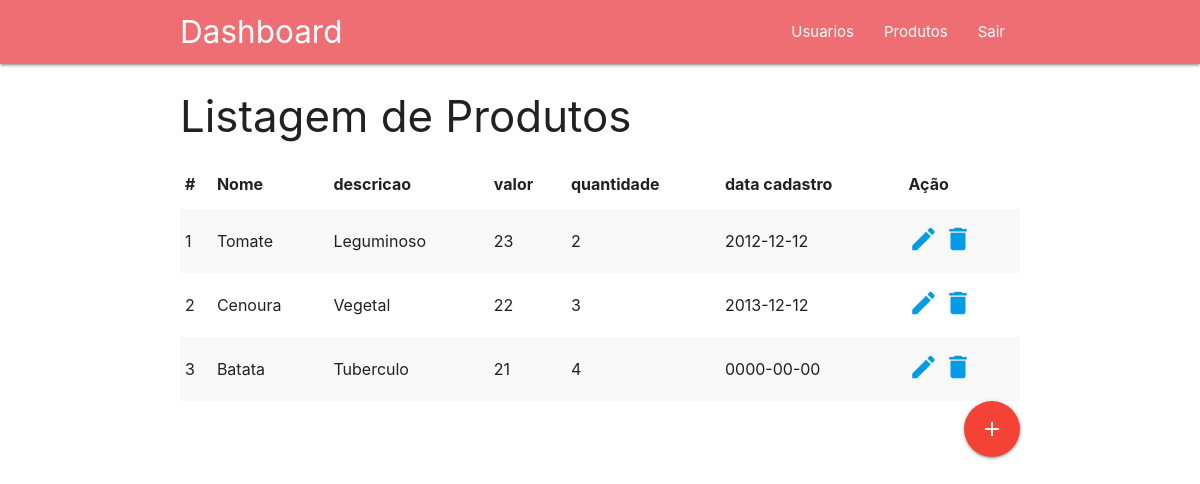
Screenshot of /index.php/produto with the database file from the repository.
### tables this page shows
CREATE TABLE IF NOT EXISTS produto (
  idProduto smallINT(11) NOT NULL auto_increment,
  nome VARCHAR(45) NOT NULL,
  descricao VARCHAR(70) NOT NULL,
  valor INTEGER NOT NULL,
  quantidade VARCHAR(45) NOT NULL,
   
  data_cadastro DATE NOT NULL,
  PRIMARY KEY (idProduto)
);

### application/controllers/Produto.php (called while the page is built, shortened)
<?php
class Produto extends CI_Controller{
    public function __construct(){
    $this->load->model('ProdutoModel');
    }
    function index(){
        $this->load->model('ProdutoModel');
        $dados['produtos'] = $this->ProdutoModel->listarProdutos();
        $this->load->view('templates/header');
        $this->load->view('lista_produtos', $dados);
    }
}
?>

### index.php (called while the page is built, shortened)
<?php
require_once BASEPATH.'core/CodeIgniter.php';

### application/models/ProdutoModel.php (called while the page is built, shortened)
<?php
class ProdutoModel extends CI_Model{
    function listarProdutos(){
            $query = $this->db->get('produto');
            return $query->result_array();
    }
}
?>

### application/views/lista_produtos.php (the view, shortened to what this page needs)
    ?><!DOCTYPE html>
<html>
    <head>
        <link rel="stylesheet" href="https://cdnjs.cloudflare.com/ajax/libs/materialize/1.0.0/css/materialize.min.css">
    </head>
    <body>
        <div class='container'>
            <h3> Listagem de Produtos</h3>
            <table class="striped">
                <thead>
                    <tr>
                        <th>#</th>
                        <th>Nome</th>
                        <th>descricao</th>
                        <th>valor</th>
                        <th>quantidade</th>
                        <th>data cadastro</th>
                        <th>Ação</th>
                    </tr>
                </thead>
                <tbody>
                    <?php foreach($produtos as $produto ) { ?>
                    <tr>
                        <td> <?=$produto['idProduto']?></td>
                        <td> <?=$produto['nome']?></td>
                        <td> <?=$produto['descricao']?></td>
                        <td> <?=$produto['valor']?></td>
                        <td> <?=$produto['quantidade']?></td>
                        <td> <?=$produto['data_cadastro']?></td>
                        <td>
                            <a href="<?= base_url()?>produto/edit/<?=$produto['idProduto'] ?>">
                            <i class="small material-icons">edit</i>
                            </a>
                            <a href="javascript:goDelete(<?=$produto['idProduto'] ?>)" >
                            <i class="small material-icons">delete</i>
                            </a>
                        </td>
                    </tr>
                    <?php } ?>
                </tbody>
            </table>
            <a href="produto/formulario_produto" class="right btn-floating btn-large waves-effect waves-light red">
            <i class="material-icons">add</i></a>
        </div>
    </body>
</html>

### rows the page displays
produto: idProduto "1", nome "Tomate", descricao "Leguminoso", valor "23", quantidade "2", data_cadastro "2012-12-12"
produto: idProduto "2", nome "Cenoura", descricao "Vegetal", valor "22", quantidade "3", data_cadastro "2013-12-12"
produto: idProduto "3", nome "Batata", descricao "Tuberculo", valor "21", quantidade "4", data_cadastro "0000-00-00"
